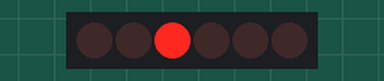
A sketch run on a simulated Arduino Uno, built with avr-gcc and run on an emulated ATmega328P. Parts: 6×1 LED matrix. Wiring (inferred from the names in the program): charlieplexed LEDs: lines pin 6, pin 7, pin 8.

Above: at 0.1 s.
At 0.71 s:
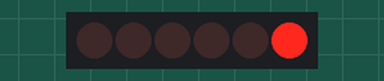
At 1.31 s:
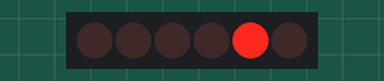

The sketch:

CharliePlexing.ino
```cpp
/*
 * CharliePlexing
 *
 * Näide, kuidas CharliePlexing-meetodi abil vähemate klemmidega rohkem valgusdioode juhtida saab.
 */


#define KLEMME 3
#define PIRNE 6

const byte klemmid[KLEMME] = { 6, 7, 8 };
const byte anoodid[PIRNE] = { 7, 6, 8, 6, 8, 7 };
const byte katoodid[PIRNE] = { 6, 7, 6, 8, 7, 8 };

byte suund = 0, p = 0;


void setup () {
  // tühi
}


void loop() {

  // muudame pirnilt pirnile liikumise suunda peale 0. ja 5. pirni vilgutamist
  if (p == PIRNE - 1) suund = -1;
  if (p == 0) suund = 1;

  on(p); // lülitame pirni sisse

  delay(100); // viidame veidi aega

  off(p); // kustutame pirni ära

  p += suund; // liigume järgmise pirni juurde

}


// pirni sisselülitamise funtsioon, esimene pirn on 0, teine 1 jne
void on(byte pirn) {
  pinMode(anoodid[pirn], OUTPUT);
  digitalWrite(anoodid[pirn], HIGH);
  pinMode(katoodid[pirn], OUTPUT);
}

// pirni välja lülitamiseks indeksi järgi
void off(byte pirn) {
  pinMode(anoodid[pirn], INPUT);
  pinMode(katoodid[pirn], INPUT);
}

// pirni välja lülitamiseks ilma indeksita
void off() {
  for (int i = 0; i < KLEMME; i++) {
    pinMode(klemmid[i], INPUT);
  }
}
```

Measured:
- by itself, everything shown: repeats every 1.0 s, in 10 steps
